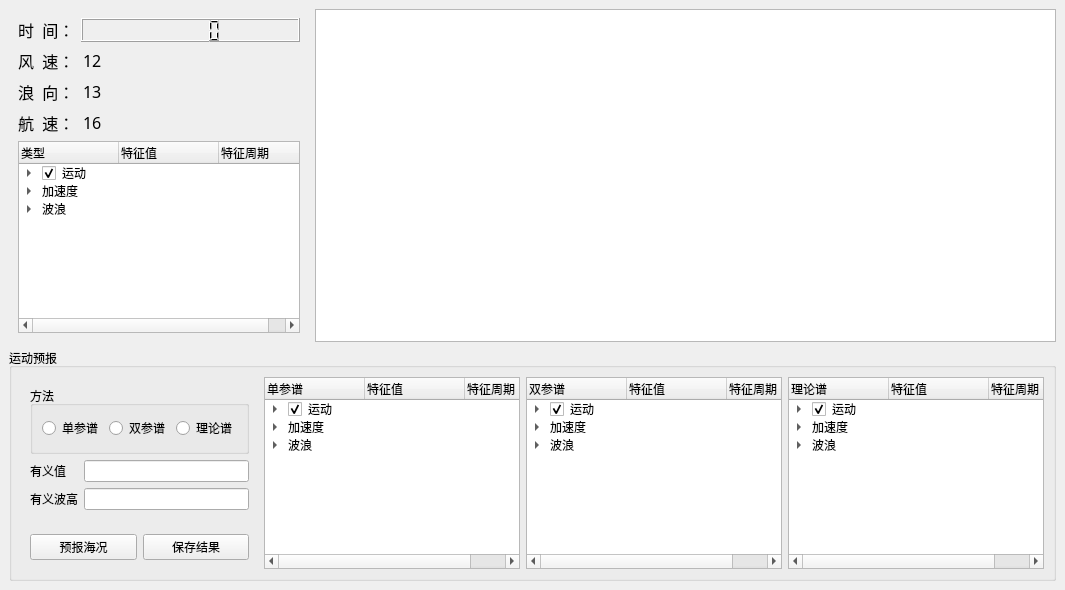
     <widget class="QWidget" name="tab">
      <attribute name="title">
       <string>耐波性</string>
      </attribute>
      <layout class="QGridLayout" name="gridLayout_2">
       <property name="leftMargin">
        <number>0</number>
       </property>
       <property name="topMargin">
        <number>0</number>
       </property>
       <property name="rightMargin">
        <number>0</number>
       </property>
       <property name="bottomMargin">
        <number>0</number>
       </property>
       <property name="spacing">
        <number>0</number>
       </property>
       <item row="0" column="0">
        <widget class="QWidget" name="widget_2" native="true">
         <layout class="QGridLayout" name="gridLayout">
          <item row="0" column="0">
           <layout class="QHBoxLayout" name="horizontalLayout_7">
            <item>
             <widget class="QWidget" name="widget_4" native="true">
              <property name="maximumSize">
               <size>
                <width>300</width>
                <height>16777215</height>
               </size>
              </property>
              <layout class="QVBoxLayout" name="verticalLayout_4">
               <item>
                <layout class="QFormLayout" name="formLayout">
                 <item row="0" column="0">
                  <widget class="QLabel" name="label_2">
                   <property name="font">
                    <font>
                     <family>宋体</family>
                     <pointsize>12</pointsize>
                     <weight>50</weight>
                     <italic>false</italic>
                     <bold>false</bold>
                    </font>
                   </property>
                   <property name="text">
                    <string>时  间：</string>
                   </property>
                  </widget>
                 </item>
                 <item row="0" column="1">
                  <widget class="QLCDNumber" name="qTime">
                   <property name="minimumSize">
                    <size>
                     <width>120</width>
                     <height>0</height>
                    </size>
                   </property>
                  </widget>
                 </item>
                 <item row="1" column="0">
                  <widget class="QLabel" name="label_14">
                   <property name="font">
                    <font>
                     <family>宋体</family>
                     <pointsize>12</pointsize>
                     <weight>50</weight>
                     <italic>false</italic>
                     <bold>false</bold>
                    </font>
                   </property>
                   <property name="text">
                    <string>风  速：</string>
                   </property>
                  </widget>
                 </item>
                 <item row="1" column="1">
                  <widget class="QLineEdit" name="qWind">
                   <property name="font">
                    <font>
                     <family>宋体</family>
                     <pointsize>12</pointsize>
                     <weight>50</weight>
                     <italic>false</italic>
                     <bold>false</bold>
                    </font>
                   </property>
                   <property name="styleSheet">
                    <string notr="true">QLineEdit{
    background-color:transparent;
    border-width:0;
    border-style:outset;
	font: 12pt &quot;宋体&quot;;
}</string>
                   </property>
                   <property name="text">
                    <string>12</string>
                   </property>
                  </widget>
                 </item>
                 <item row="2" column="0">
                  <widget class="QLabel" name="label_13">
                   <property name="font">
                    <font>
                     <family>宋体</family>
                     <pointsize>12</pointsize>
                     <weight>50</weight>
                     <italic>false</italic>
                     <bold>false</bold>
                    </font>
                   </property>
                   <property name="text">
                    <string>浪  向：</string>
                   </property>
                  </widget>
                 </item>
                 <item row="2" column="1">
                  <widget class="QLineEdit" name="qWave">
                   <property name="font">
                    <font>
                     <family>宋体</family>
                     <pointsize>12</pointsize>
                     <weight>50</weight>
                     <italic>false</italic>
                     <bold>false</bold>
                    </font>
                   </property>
                   <property name="styleSheet">
                    <string notr="true">QLineEdit{
    background-color:transparent;
    border-width:0;
    border-style:outset;
	font: 12pt &quot;宋体&quot;;
}</string>
                   </property>
                   <property name="text">
                    <string>13</string>
                   </property>
                  </widget>
                 </item>
                 <item row="3" column="0">
                  <widget class="QLabel" name="label_12">
                   <property name="font">
                    <font>
                     <family>宋体</family>
                     <pointsize>12</pointsize>
                     <weight>50</weight>
                     <italic>false</italic>
                     <bold>false</bold>
                    </font>
                   </property>
                   <property name="text">
                    <string>航  速：</string>
                   </property>
                  </widget>
                 </item>
                 <item row="3" column="1">
                  <widget class="QLineEdit" name="qSpeed">
                   <property name="font">
                    <font>
                     <family>宋体</family>
                     <pointsize>12</pointsize>
                     <weight>50</weight>
                     <italic>false</italic>
                     <bold>false</bold>
                    </font>
                   </property>
                   <property name="mouseTracking">
                    <bool>false</bool>
                   </property>
                   <property name="acceptDrops">
                    <bool>false</bool>
                   </property>
                   <property name="styleSheet">
                    <string notr="true">QLineEdit{
    background-color:transparent;
    border-width:0;
    border-style:outset;
	font: 12pt &quot;宋体&quot;;
}</string>
                   </property>
                   <property name="text">
                    <string>16</string>
                   </property>
                   <property name="cursorMoveStyle">
                    <enum>Qt::LogicalMoveStyle</enum>
                   </property>
                  </widget>
                 </item>
                </layout>
               </item>
               <item>
                <widget class="QTreeWidget" name="treeWidget">
                 <column>
                  <property name="text">
                   <string>类型</string>
                  </property>
                 </column>
                 <column>
                  <property name="text">
                   <string>特征值</string>
                  </property>
                 </column>
                 <column>
                  <property name="text">
                   <string>特征周期</string>
                  </property>
                 </column>
                 <item>
                  <property name="text">
                   <string>运动</string>
                  </property>
                  <property name="checkState">
                   <enum>Checked</enum>
                  </property>
                  <item>
                   <property name="text">
                    <string>横摇</string>
                   </property>
                   <property name="text">
                    <string>0</string>
                   </property>
                   <property name="text">
                    <string>0</string>
                   </property>
                  </item>
                  <item>
                   <property name="text">
                    <string>纵摇</string>
                   </property>
                   <property name="text">
                    <string>0</string>
                   </property>
                   <property name="text">
                    <string>0</string>
                   </property>
                  </item>
                  <item>
                   <property name="text">
                    <string>升沉</string>
                   </property>
                   <property name="text">
                    <string>0</string>
                   </property>
                   <property name="text">
                    <string>0</string>
                   </property>
                  </item>
                 </item>
                 <item>
                  <property name="text">
                   <string>加速度</string>
                  </property>
                  <item>
                   <property name="text">
                    <string>船中</string>
                   </property>
                   <property name="text">
                    <string>0</string>
                   </property>
                   <property name="text">
                    <string>0</string>
                   </property>
                  </item>
                  <item>
                   <property name="text">
                    <string>船首</string>
                   </property>
                   <property name="text">
                    <string>0</string>
                   </property>
                   <property name="text">
                    <string>0</string>
                   </property>
                  </item>
                  <item>
                   <property name="text">
                    <string>船尾</string>
                   </property>
                   <property name="text">
                    <string>0</string>
                   </property>
                   <property name="text">
                    <string>0</string>
                   </property>
                  </item>
                 </item>
                 <item>
                  <property name="text">
                   <string>波浪</string>
                  </property>
                  <property name="text">
                   <string/>
                  </property>
                  <property name="text">
                   <string/>
                  </property>
                  <item>
                   <property name="text">
                    <string>波浪</string>
                   </property>
                   <property name="text">
                    <string>0</string>
                   </property>
                   <property name="text">
                    <string>0</string>
                   </property>
                  </item>
                 </item>
                </widget>
               </item>
              </layout>
             </widget>
            </item>
            <item>
             <widget class="ChartView" name="moveView">
              <property name="mouseTracking">
               <bool>true</bool>
              </property>
             </widget>
            </item>
           </layout>
          </item>
          <item row="1" column="0">
           <widget class="QGroupBox" name="groupBox_4">
            <property name="maximumSize">
             <size>
              <width>16777215</width>
              <height>250</height>
             </size>
            </property>
            <property name="title">
             <string>运动预报</string>
            </property>
            <layout class="QHBoxLayout" name="horizontalLayout_8">
             <item>
              <widget class="QWidget" name="acv" native="true">
               <property name="maximumSize">
                <size>
                 <width>300</width>
                 <height>16777215</height>
                </size>
               </property>
               <layout class="QVBoxLayout" name="verticalLayout_5">
                <item>
                 <widget class="QGroupBox" name="groupBox_5">
                  <property name="title">
                   <string>方法</string>
                  </property>
                  <layout class="QHBoxLayout" name="horizontalLayout_10">
                   <item>
                    <widget class="QRadioButton" name="radioButton_2">
                     <property name="text">
                      <string>单参谱</string>
                     </property>
                    </widget>
                   </item>
                   <item>
                    <widget class="QRadioButton" name="radioButton">
                     <property name="text">
                      <string>双参谱</string>
                     </property>
                    </widget>
                   </item>
                   <item>
                    <widget class="QRadioButton" name="radioButton_3">
                     <property name="text">
                      <string>理论谱</string>
                     </property>
                    </widget>
                   </item>
                  </layout>
                 </widget>
                </item>
                <item>
                 <layout class="QFormLayout" name="formLayout_2">
                  <item row="0" column="0">
                   <widget class="QLabel" name="label">
                    <property name="text">
                     <string>有义值</string>
                    </property>
                   </widget>
                  </item>
                  <item row="0" column="1">
                   <widget class="QLineEdit" name="lineEdit"/>
                  </item>
                  <item row="1" column="0">
                   <widget class="QLabel" name="label_20">
                    <property name="text">
                     <string>有义波高</string>
                    </property>
                   </widget>
                  </item>
                  <item row="1" column="1">
                   <widget class="QLineEdit" name="lineEdit_2"/>
                  </item>
                 </layout>
                </item>
                <item>
                 <layout class="QHBoxLayout" name="horizontalLayout_11">
                  <item>
                   <widget class="QPushButton" name="pushButton">
                    <property name="text">
                     <string>预报海况</string>
                    </property>
                   </widget>
                  </item>
                  <item>
                   <widget class="QPushButton" name="pushButton_2">
                    <property name="text">
                     <string>保存结果</string>
                    </property>
                   </widget>
                  </item>
                 </layout>
                </item>
               </layout>
              </widget>
             </item>
             <item>
              <widget class="QTreeWidget" name="treeWidget_5">
               <column>
                <property name="text">
                 <string>单参谱</string>
                </property>
               </column>
               <column>
                <property name="text">
                 <string>特征值</string>
                </property>
               </column>
               <column>
                <property name="text">
                 <string>特征周期</string>
                </property>
               </column>
               <item>
                <property name="text">
                 <string>运动</string>
                </property>
                <property name="checkState">
                 <enum>Checked</enum>
                </property>
                <item>
                 <property name="text">
                  <string>横摇</string>
                 </property>
                 <property name="text">
                  <string>0</string>
                 </property>
                 <property name="text">
                  <string>0</string>
                 </property>
                </item>
                <item>
                 <property name="text">
                  <string>纵摇</string>
                 </property>
                 <property name="text">
                  <string>0</string>
                 </property>
                 <property name="text">
                  <string>0</string>
                 </property>
                </item>
                <item>
                 <property name="text">
                  <string>升沉</string>
                 </property>
                 <property name="text">
                  <string>0</string>
                 </property>
                 <property name="text">
                  <string>0</string>
                 </property>
                </item>
               </item>
               <item>
                <property name="text">
                 <string>加速度</string>
                </property>
                <item>
                 <property name="text">
                  <string>船中</string>
                 </property>
                 <property name="text">
                  <string>0</string>
                 </property>
                 <property name="text">
                  <string>0</string>
                 </property>
                </item>
                <item>
                 <property name="text">
                  <string>船首</string>
                 </property>
                 <property name="text">
                  <string>0</string>
                 </property>
                 <property name="text">
                  <string>0</string>
                 </property>
                </item>
                <item>
                 <property name="text">
                  <string>船尾</string>
                 </property>
                 <property name="text">
                  <string>0</string>
                 </property>
                 <property name="text">
                  <string>0</string>
                 </property>
                </item>
               </item>
               <item>
                <property name="text">
                 <string>波浪</string>
                </property>
                <property name="text">
                 <string/>
                </property>
                <property name="text">
                 <string/>
                </property>
                <item>
                 <property name="text">
                  <string>波浪</string>
                 </property>
                 <property name="text">
                  <string>0</string>
                 </property>
                 <property name="text">
                  <string>0</string>
                 </property>
                </item>
               </item>
              </widget>
             </item>
             <item>
              <widget class="QTreeWidget" name="treeWidget_3">
               <column>
                <property name="text">
                 <string>双参谱</string>
                </property>
               </column>
               <column>
                <property name="text">
                 <string>特征值</string>
                </property>
               </column>
               <column>
                <property name="text">
                 <string>特征周期</string>
                </property>
               </column>
               <item>
                <property name="text">
                 <string>运动</string>
                </property>
                <property name="checkState">
                 <enum>Checked</enum>
                </property>
                <item>
                 <property name="text">
                  <string>横摇</string>
                 </property>
                 <property name="text">
                  <string>0</string>
                 </property>
                 <property name="text">
                  <string>0</string>
                 </property>
                </item>
                <item>
                 <property name="text">
                  <string>纵摇</string>
                 </property>
                 <property name="text">
                  <string>0</string>
                 </property>
                 <property name="text">
                  <string>0</string>
                 </property>
                </item>
                <item>
                 <property name="text">
                  <string>升沉</string>
                 </property>
                 <property name="text">
                  <string>0</string>
                 </property>
                 <property name="text">
                  <string>0</string>
                 </property>
                </item>
               </item>
               <item>
                <property name="text">
                 <string>加速度</string>
                </property>
                <item>
                 <property name="text">
                  <string>船中</string>
                 </property>
                 <property name="text">
                  <string>0</string>
                 </property>
                 <property name="text">
                  <string>0</string>
                 </property>
                </item>
                <item>
                 <property name="text">
                  <string>船首</string>
                 </property>
                 <property name="text">
                  <string>0</string>
                 </property>
                 <property name="text">
                  <string>0</string>
                 </property>
                </item>
                <item>
                 <property name="text">
                  <string>船尾</string>
                 </property>
                 <property name="text">
                  <string>0</string>
                 </property>
                 <property name="text">
                  <string>0</string>
                 </property>
                </item>
               </item>
               <item>
                <property name="text">
                 <string>波浪</string>
                </property>
                <property name="text">
                 <string/>
                </property>
                <property name="text">
                 <string/>
                </property>
                <item>
                 <property name="text">
                  <string>波浪</string>
                 </property>
                 <property name="text">
                  <string>0</string>
                 </property>
                 <property name="text">
                  <string>0</string>
                 </property>
                </item>
               </item>
              </widget>
             </item>
             <item>
              <widget class="QTreeWidget" name="treeWidget_4">
               <column>
                <property name="text">
                 <string>理论谱</string>
                </property>
               </column>
               <column>
                <property name="text">
                 <string>特征值</string>
                </property>
               </column>
               <column>
                <property name="text">
                 <string>特征周期</string>
                </property>
               </column>
               <item>
                <property name="text">
                 <string>运动</string>
                </property>
                <property name="checkState">
                 <enum>Checked</enum>
                </property>
                <item>
                 <property name="text">
                  <string>横摇</string>
                 </property>
                 <property name="text">
                  <string>0</string>
                 </property>
                 <property name="text">
                  <string>0</string>
                 </property>
                </item>
                <item>
                 <property name="text">
                  <string>纵摇</string>
                 </property>
                 <property name="text">
                  <string>0</string>
                 </property>
                 <property name="text">
                  <string>0</string>
                 </property>
                </item>
                <item>
                 <property name="text">
                  <string>升沉</string>
                 </property>
                 <property name="text">
                  <string>0</string>
                 </property>
                 <property name="text">
                  <string>0</string>
                 </property>
                </item>
               </item>
               <item>
                <property name="text">
                 <string>加速度</string>
                </property>
                <item>
                 <property name="text">
                  <string>船中</string>
                 </property>
                 <property name="text">
                  <string>0</string>
                 </property>
                 <property name="text">
                  <string>0</string>
                 </property>
                </item>
                <item>
                 <property name="text">
                  <string>船首</string>
                 </property>
                 <property name="text">
                  <string>0</string>
                 </property>
                 <property name="text">
                  <string>0</string>
                 </property>
                </item>
                <item>
                 <property name="text">
                  <string>船尾</string>
                 </property>
                 <property name="text">
                  <string>0</string>
                 </property>
                 <property name="text">
                  <string>0</string>
                 </property>
                </item>
               </item>
               <item>
                <property name="text">
                 <string>波浪</string>
                </property>
                <property name="text">
                 <string/>
                </property>
                <property name="text">
                 <string/>
                </property>
                <item>
                 <property name="text">
                  <string>波浪</string>
                 </property>
                 <property name="text">
                  <string>0</string>
                 </property>
                 <property name="text">
                  <string>0</string>
                 </property>
                </item>
               </item>
              </widget>
             </item>
            </layout>
           </widget>
          </item>
         </layout>
        </widget>
       </item>
      </layout>
     </widget>
